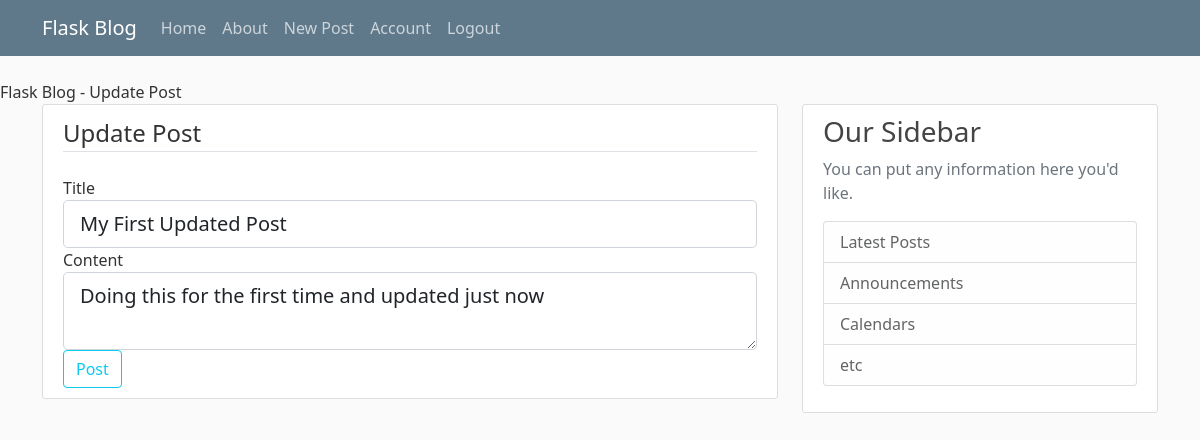
Screenshot of /post/1/update (signed in) with the database file from the repository.
### flaskblog/models.py (models this page shows, shortened)
class Post(db.Model):
	id = db.Column(db.Integer, primary_key=True)
	title = db.Column(db.String(100), nullable=False)
	date_posted = db.Column(db.DateTime, nullable=False, default=datetime.utcnow)
	content = db.Column(db.Text, nullable=False)
	user_id = db.Column(db.Integer, db.ForeignKey('user.id'), nullable=False)

### flaskblog/routes.py (the view)
@app.route("/post/<int:post_id>/update", methods=['GET', 'POST'])
@login_required
def update_post(post_id):
	post = Post.query.get_or_404(post_id)
	if post.author != current_user:
		abort(403)
	form = PostForm()
	if form.validate_on_submit():
		post.title = form.title.data
		post.content = form.content.data
		db.session.commit()
		flash('Your Post has been updated', 'success')
		return redirect(url_for('post', post_id=post.id))
	elif request.method == 'GET':
		form.title.data = post.title
		form.content.data = post.content
	return render_template('create_post.html', title='Update Post',
							 form=form, legend='Update Post')

### flaskblog/forms.py
class PostForm(FlaskForm):
	title = StringField('Title', validators=[DataRequired()])
	content = TextAreaField('Content', validators=[DataRequired()])
	submit = SubmitField('Post')

### flaskblog/models.py (called while the page is built)
@login_manager.user_loader
def load_user(user_id):
	return User.query.get(int(user_id))

### flaskblog/templates/create_post.html (shortened to what this page needs)
{% extends "layout.html" %}
{% block content %}
<div class="content-section">
    <form method="POST" action="">
        <fieldset class="form-group">
            <legend class="border-bottom mb-4">{{ legend}}</legend>
            <div class="form-group">
            	{{ form.title.label(class="form-control-label") }}
            	{% if form.title.errors %}
            		{{ form.title(class="form-control form-control-lg is-invalid") }}
            		<div class="invalid-feedback">
            			{% for error in form.title.errors %}
            				<span>{{ error }}</span>
            			{% endfor %}
            		</div>
            	{% else %}
            		{{ form.title(class="form-control form-control-lg") }}
            	{% endif %}
            </div>
        	<div class="form-group">
        		{{ form.content.label(class="form-control-label") }}
        		{% if form.content.errors %}
            		{{ form.content(class="form-control form-control-lg is-invalid") }}
            		<div class="invalid-feedback">
            			{% for error in form.content.errors %}
        					<span>{{ error }}</span>
            			{% endfor %}
            		</div>
            	{% else %}
            		{{ form.content(class="form-control form-control-lg") }}
        		{% endif %}
            </div>
        </fieldset>
        <div class="form-group">
            {{ form.submit(class="btn btn-outline-info") }}
        </div>
    </form>
</div>
{% endblock content %}

### flaskblog/static/main.css (style rules this page uses)
body { background: #fafafa; color: #333333; margin-top: 5rem; }
.content-section { background: #ffffff; padding: 10px 20px; border: 1px solid #dddddd; border-radius: 3px; margin-bottom: 20px; }

### rows the page displays
Post: title "My First Updated Post", content "Doing this for the first time and updated just now"

### other values shown
{{ title }} "Update Post"
{{ legend }} "Update Post"
